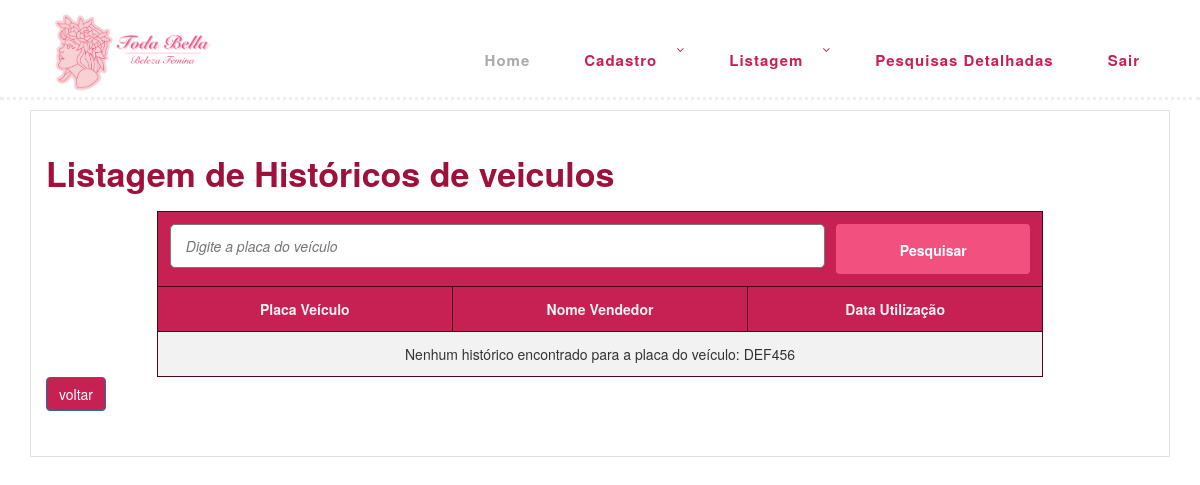
The app's page /select_HistoricoVeiculo.php?placaVeiculo=DEF456, older data.
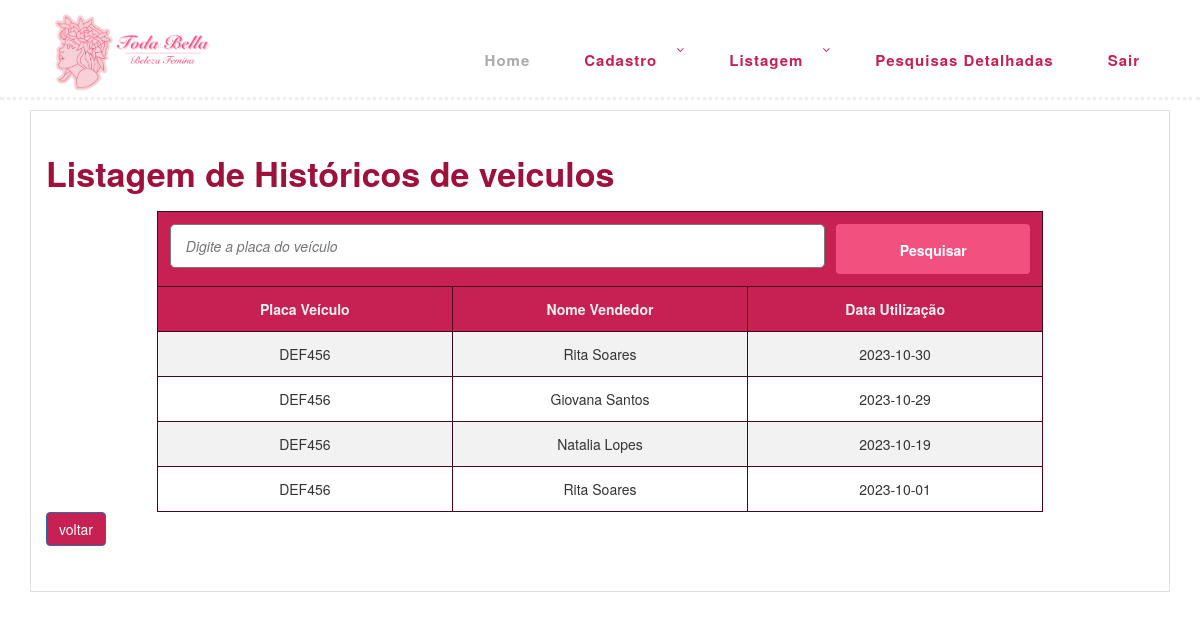
The same page, newer data.
### tables this page shows
CREATE TABLE
    UtilizacaoVeiculo (
        CodigoVeiculo INT NOT NULL,
        CodigoVendedor INT NOT NULL,
        DataUtilizacao DATE NOT NULL,
        PRIMARY KEY (CodigoVeiculo, CodigoVendedor, DataUtilizacao),
        FOREIGN KEY (CodigoVeiculo) REFERENCES Veiculo (CodigoVeiculo),
        FOREIGN KEY (CodigoVendedor) REFERENCES Vendedor (CodigoVendedor)
    );

CREATE TABLE
    Veiculo (
        CodigoVeiculo INT NOT NULL AUTO_INCREMENT,
        PlacaVeiculo VARCHAR(7) NOT NULL,
        TipoVeiculo VARCHAR(50) NOT NULL,
        ModeloVeiculo VARCHAR(50) NOT NULL,
        PRIMARY KEY (CodigoVeiculo)
    );

CREATE TABLE
    Vendedor (
        CodigoVendedor INT NOT NULL AUTO_INCREMENT,
        CodigoRegiao INT NOT NULL,
        NomeVendedor VARCHAR(50) NOT NULL,
        RGVendedor VARCHAR(20),
        DataNascimento DATE,
        TelefoneVendedor VARCHAR(15),
        PRIMARY KEY (CodigoVendedor),
        FOREIGN KEY (CodigoRegiao) REFERENCES Regiao (CodigoRegiao)
    );

### DAO/VeiculoDAO.php (called while the page is built, shortened)
<?php
include_once 'conexao/conexao.php';
class VeiculoDAO
{
    public static function listarHistoricoUtilizacao($placaVeiculo)
    {
        try {
            $conexao = Conexao::getInstance();
            $sql = "SELECT UtilizacaoVeiculo.DataUtilizacao, Vendedor.NomeVendedor, Veiculo.PlacaVeiculo
            FROM UtilizacaoVeiculo
            JOIN Veiculo ON UtilizacaoVeiculo.CodigoVeiculo = Veiculo.CodigoVeiculo
            JOIN Vendedor ON UtilizacaoVeiculo.CodigoVendedor = Vendedor.CodigoVendedor
            WHERE Veiculo.PlacaVeiculo = :placaVeiculo
            ORDER BY UtilizacaoVeiculo.DataUtilizacao DESC";
            $stmt = $conexao->prepare($sql);
            $stmt->bindParam(':placaVeiculo', $placaVeiculo);
            $stmt->execute();
            return $stmt->fetchAll(PDO::FETCH_ASSOC);
        } catch (PDOException $e) {
            echo "Erro ao listar histórico de utilização: " . $e->getMessage();
            return [];
        }
    }
}
?>

### select_HistoricoVeiculo.php (the view, shortened to what the changed rows need)
<!DOCTYPE html>
<html lang="en">
<head>
    <link rel="stylesheet" type="text/css" href="assets/css/bootstrap.min.css">
    <link rel="stylesheet" type="text/css" href="assets/css/font-awesome.css">
    <link rel="stylesheet" href="assets/css/templatemo-hexashop.css">
    <link rel="stylesheet" href="assets/css/owl-carousel.css">
    <link rel="stylesheet" href="assets/css/lightbox.css">
    <link href="//netdna.bootstrapcdn.com/bootstrap/3.3.6/css/bootstrap.min.css" rel="stylesheet">
    <link rel="stylesheet" href="assets/css/css.css">
</head>
<body>
    <br>
    <div class="subscribe">
        <div class="container">
            <div class="row justify-content-center">
                <div class="border p-4">
                    <div class="section-heading">
                        <h2>Listagem de Históricos de veiculos</h2>
                        <?php
                        include_once 'DAO/VeiculoDAO.php';
                        $historicoVeiculo = [];
                        $placaVeiculo = '';
                        if (isset($_GET['placaVeiculo'])) {
                            $placaVeiculo = $_GET['placaVeiculo'];
                            if (empty($placaVeiculo)) {
                                $erroMensagem = 'Por favor, digite a placa do veículo.';
                            } else {
                                $historicoVeiculo = VeiculoDAO::listarHistoricoUtilizacao($placaVeiculo);
                            }
                        }
                        ?>
                        <table>
                            <thead>
                                <tr>
                                    <th colspan="3">
                                        <form action="" method="GET" style="display: flex;">
                                            <input type="text" name="placaVeiculo" id="placaVeiculo"
                                                placeholder="Digite a placa do veículo">&nbsp;&nbsp;&nbsp;
                                            <button type="submit" class="btn btn-primary"
                                                style="background-color: #f25180; text-align: center; font-weight: bold; line-height: 40px;">Pesquisar</button>
                                        </form>
                                    </th>
                                </tr>
                                <tr>
                                    <th>Placa Veículo</th>
                                    <th>Nome Vendedor</th>
                                    <th>Data Utilização</th>
                                </tr>
                            </thead>
                            <tbody>
                                <?php if (!empty($historicoVeiculo)): ?>
                                    <?php foreach ($historicoVeiculo as $veiculo): ?>
                                        <tr>
                                            <td>
                                                <?= $veiculo['PlacaVeiculo'] ?>
                                            </td>
                                            <td>
                                                <?= $veiculo['NomeVendedor'] ?>
                                            </td>
                                            <td>
                                                <?= $veiculo['DataUtilizacao'] ?>
                                            </td>
                                        </tr>
                                    <?php endforeach; ?>
                                <?php else: ?>
                                    <tr>
                                        <td colspan="3">Nenhum histórico encontrado para a placa do veículo:
                                            <?= $placaVeiculo ?>
                                        </td>
                                    </tr>
                                <?php endif; ?>
                            </tbody>
                        </table>
                    </div>
                </div>
            </div>
        </div>
    </div>
</body>
</html>

Row changes from the older to the newer data that the page shows:
added utilizacaoveiculo: CodigoVeiculo.PlacaVeiculo "DEF456", CodigoVendedor.NomeVendedor "Rita Soares", DataUtilizacao "2023-10-30"
added utilizacaoveiculo: CodigoVeiculo.PlacaVeiculo "DEF456", CodigoVendedor.NomeVendedor "Giovana Santos", DataUtilizacao "2023-10-29"
added utilizacaoveiculo: CodigoVeiculo.PlacaVeiculo "DEF456", CodigoVendedor.NomeVendedor "Natalia Lopes", DataUtilizacao "2023-10-19"
added utilizacaoveiculo: CodigoVeiculo.PlacaVeiculo "DEF456", CodigoVendedor.NomeVendedor "Rita Soares", DataUtilizacao "2023-10-01"
Text that changed along with them:
$placaVeiculo: "DEF456" → (not shown)
text no longer shown: "Nenhum histórico encontrado para a placa do veículo:"
